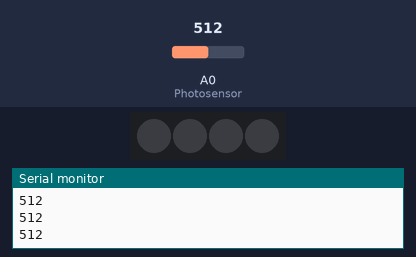
Bench run of a sketch on a simulated Arduino Uno, built with avr-gcc and run on an emulated ATmega328P. On the bench: 4 RGB LEDs in strip order, left to right, the last lines printed to the serial monitor. The test bench sets the inputs (shaded band); at power-on: A0 (Photosensor) = 512. Dim RGB values are drawn brighter than linear.

Above: at 1.2 s.
1.3 s: A0 (Photosensor) set to 207
2.8 s: A0 (Photosensor) set to 193
At 3.1 s:
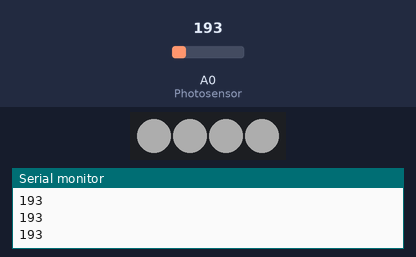
4.3 s: A0 (Photosensor) set to 210
At 5.5 s:
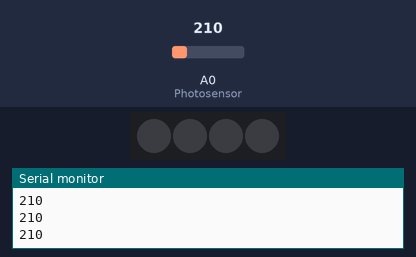
5.8 s: A0 (Photosensor) set to 190
At 7.3 s:
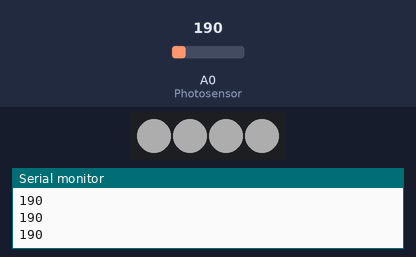
Timing chart, 0 to 8.3 s (numbered marks = the images above; inputs shaded):
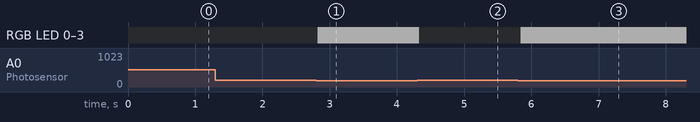

The sketch:

Night_lamp.ino
```cpp
/*
 * 名称   : Night_lamp
 * 功能   : 光敏传感器控制SK6812 RGB模块上4个LED灯珠亮灭
 * 作者   : http://www.keyes-robot.com/
*/
#include <FastLED.h>

int Photosensor = A0;  //定义光敏传感器的控制引脚为A0

#define NUM_LEDS 4   //定义SK6812 RGB模块上LED灯珠数量
#define LED_PIN  3   //定义SK6812 RGB模块控制引脚为D3
CRGB leds[NUM_LEDS];

void setup() {
  Serial.begin(9600); //波特率设置为9600
  pinMode(Photosensor, INPUT);  //设置光敏传感器的引脚为输入模式
  FastLED.addLeds<WS2812B, LED_PIN, GRB>(leds, NUM_LEDS);
  FastLED.setBrightness(50); //设置SK6812 RGB模块上4个LED灯珠的亮度
}

void loop() {
  int val = analogRead(Photosensor); //读取模拟值
  Serial.println(val); // 串口打印
  if(val < 200){ //低于阈值
    fill_solid(leds, NUM_LEDS, CRGB::White);   // SK6812 RGB模块4个LED灯珠亮白灯
    FastLED.show();
  }else{ //否则
    fill_solid(leds, NUM_LEDS, CRGB::Black);  // SK6812 RGB模块4个LED灯珠不亮
    FastLED.show();
  }
  delay(100);
}
```

Measured:
- the behaviour switches between 200 and 199 on A0 (Photosensor) (found by bisection; images 0 and 1)
- after the input at 2.8 s, RGB LED 0–3: off → RGB(50, 50, 50) at once
- after the input at 4.3 s, RGB LED 0–3: RGB(50, 50, 50) → off at once
- after the input at 5.8 s, RGB LED 0–3: off → RGB(50, 50, 50) at once
